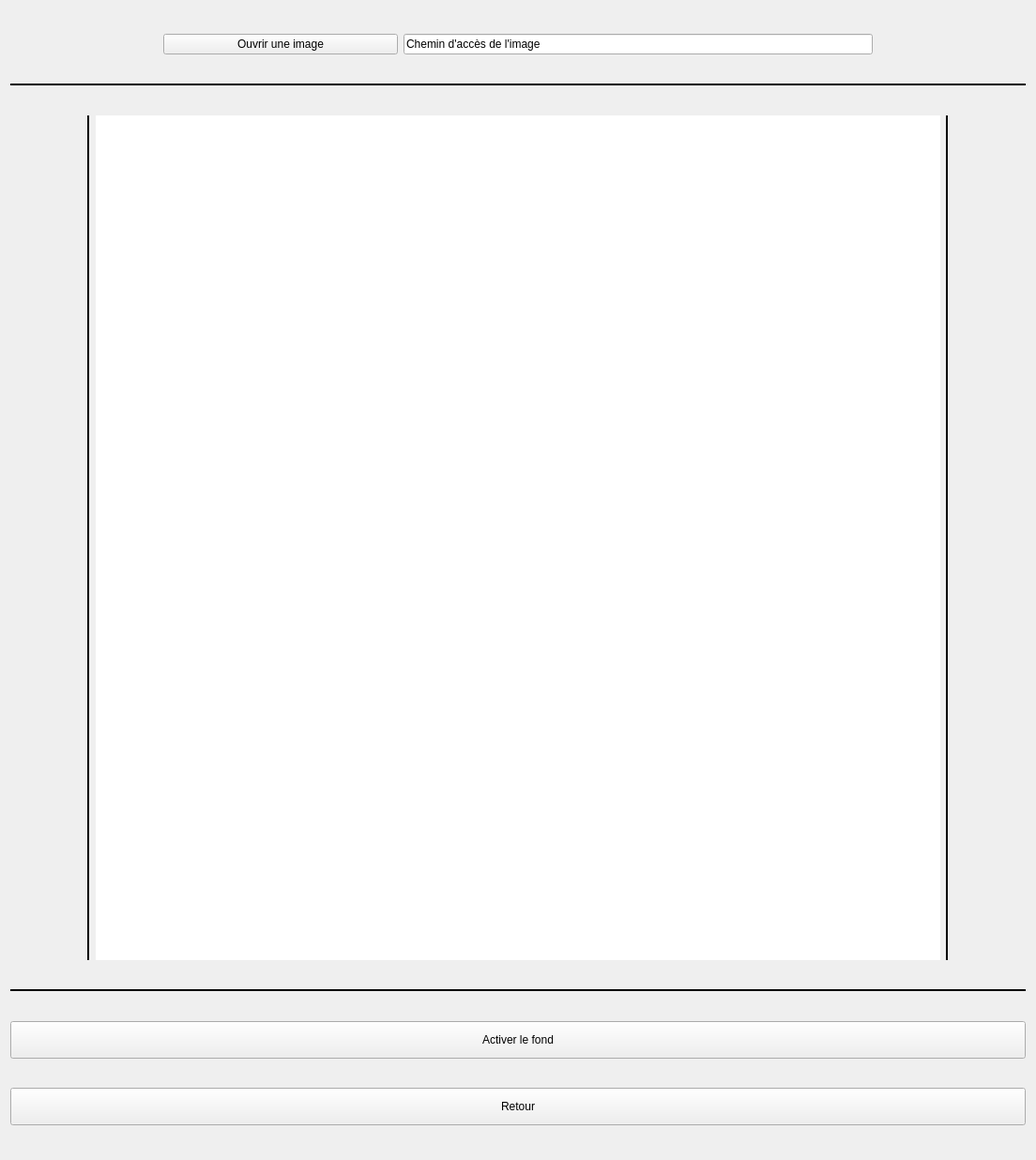
<?xml version="1.0" encoding="UTF-8"?>
<ui version="4.0">
 <class>Form</class>
 <widget class="QWidget" name="Form">
  <property name="geometry">
   <rect>
    <x>0</x>
    <y>0</y>
    <width>1104</width>
    <height>1236</height>
   </rect>
  </property>
  <property name="windowTitle">
   <string>Form</string>
  </property>
  <layout class="QVBoxLayout" name="verticalLayout">
   <item>
    <layout class="QHBoxLayout" name="horizontalLayout">
     <item>
      <spacer name="horizontalSpacer_3">
       <property name="orientation">
        <enum>Qt::Orientation::Horizontal</enum>
       </property>
       <property name="sizeHint" stdset="0">
        <size>
         <width>40</width>
         <height>20</height>
        </size>
       </property>
      </spacer>
     </item>
     <item>
      <widget class="QPushButton" name="pushButton_openExplo">
       <property name="minimumSize">
        <size>
         <width>250</width>
         <height>0</height>
        </size>
       </property>
       <property name="text">
        <string>Ouvrir une image</string>
       </property>
      </widget>
     </item>
     <item>
      <widget class="QLineEdit" name="lineEdit_path">
       <property name="minimumSize">
        <size>
         <width>500</width>
         <height>0</height>
        </size>
       </property>
       <property name="text">
        <string>Chemin d'accès de l'image</string>
       </property>
       <property name="readOnly">
        <bool>false</bool>
       </property>
      </widget>
     </item>
     <item>
      <spacer name="horizontalSpacer_4">
       <property name="orientation">
        <enum>Qt::Orientation::Horizontal</enum>
       </property>
       <property name="sizeHint" stdset="0">
        <size>
         <width>40</width>
         <height>20</height>
        </size>
       </property>
      </spacer>
     </item>
    </layout>
   </item>
   <item>
    <widget class="Line" name="line_Top">
     <property name="frameShadow">
      <enum>QFrame::Shadow::Plain</enum>
     </property>
     <property name="lineWidth">
      <number>2</number>
     </property>
     <property name="orientation">
      <enum>Qt::Orientation::Horizontal</enum>
     </property>
    </widget>
   </item>
   <item>
    <layout class="QHBoxLayout" name="horizontalLayout_content">
     <item>
      <spacer name="horizontalSpacer">
       <property name="orientation">
        <enum>Qt::Orientation::Horizontal</enum>
       </property>
       <property name="sizeHint" stdset="0">
        <size>
         <width>40</width>
         <height>20</height>
        </size>
       </property>
      </spacer>
     </item>
     <item>
      <widget class="Line" name="line_vert_left">
       <property name="frameShadow">
        <enum>QFrame::Shadow::Plain</enum>
       </property>
       <property name="lineWidth">
        <number>2</number>
       </property>
       <property name="orientation">
        <enum>Qt::Orientation::Vertical</enum>
       </property>
      </widget>
     </item>
     <item>
      <layout class="QVBoxLayout" name="verticalLayout_GraphLayout">
       <item>
        <widget class="QGraphicsView" name="graphicsView">
         <property name="minimumSize">
          <size>
           <width>900</width>
           <height>900</height>
          </size>
         </property>
         <property name="maximumSize">
          <size>
           <width>900</width>
           <height>900</height>
          </size>
         </property>
         <property name="frameShape">
          <enum>QFrame::Shape::NoFrame</enum>
         </property>
         <property name="frameShadow">
          <enum>QFrame::Shadow::Plain</enum>
         </property>
        </widget>
       </item>
      </layout>
     </item>
     <item>
      <widget class="Line" name="line_vert_right">
       <property name="frameShadow">
        <enum>QFrame::Shadow::Plain</enum>
       </property>
       <property name="lineWidth">
        <number>2</number>
       </property>
       <property name="orientation">
        <enum>Qt::Orientation::Vertical</enum>
       </property>
      </widget>
     </item>
     <item>
      <spacer name="horizontalSpacer_2">
       <property name="orientation">
        <enum>Qt::Orientation::Horizontal</enum>
       </property>
       <property name="sizeHint" stdset="0">
        <size>
         <width>40</width>
         <height>20</height>
        </size>
       </property>
      </spacer>
     </item>
    </layout>
   </item>
   <item>
    <widget class="Line" name="line_Bottom">
     <property name="frameShadow">
      <enum>QFrame::Shadow::Plain</enum>
     </property>
     <property name="lineWidth">
      <number>2</number>
     </property>
     <property name="orientation">
      <enum>Qt::Orientation::Horizontal</enum>
     </property>
    </widget>
   </item>
   <item>
    <widget class="QPushButton" name="pushButton_activate">
     <property name="minimumSize">
      <size>
       <width>0</width>
       <height>40</height>
      </size>
     </property>
     <property name="text">
      <string>Activer le fond</string>
     </property>
    </widget>
   </item>
   <item>
    <widget class="QPushButton" name="pushButton_return">
     <property name="minimumSize">
      <size>
       <width>0</width>
       <height>40</height>
      </size>
     </property>
     <property name="text">
      <string>Retour</string>
     </property>
    </widget>
   </item>
  </layout>
 </widget>
 <resources/>
 <connections/>
</ui>
